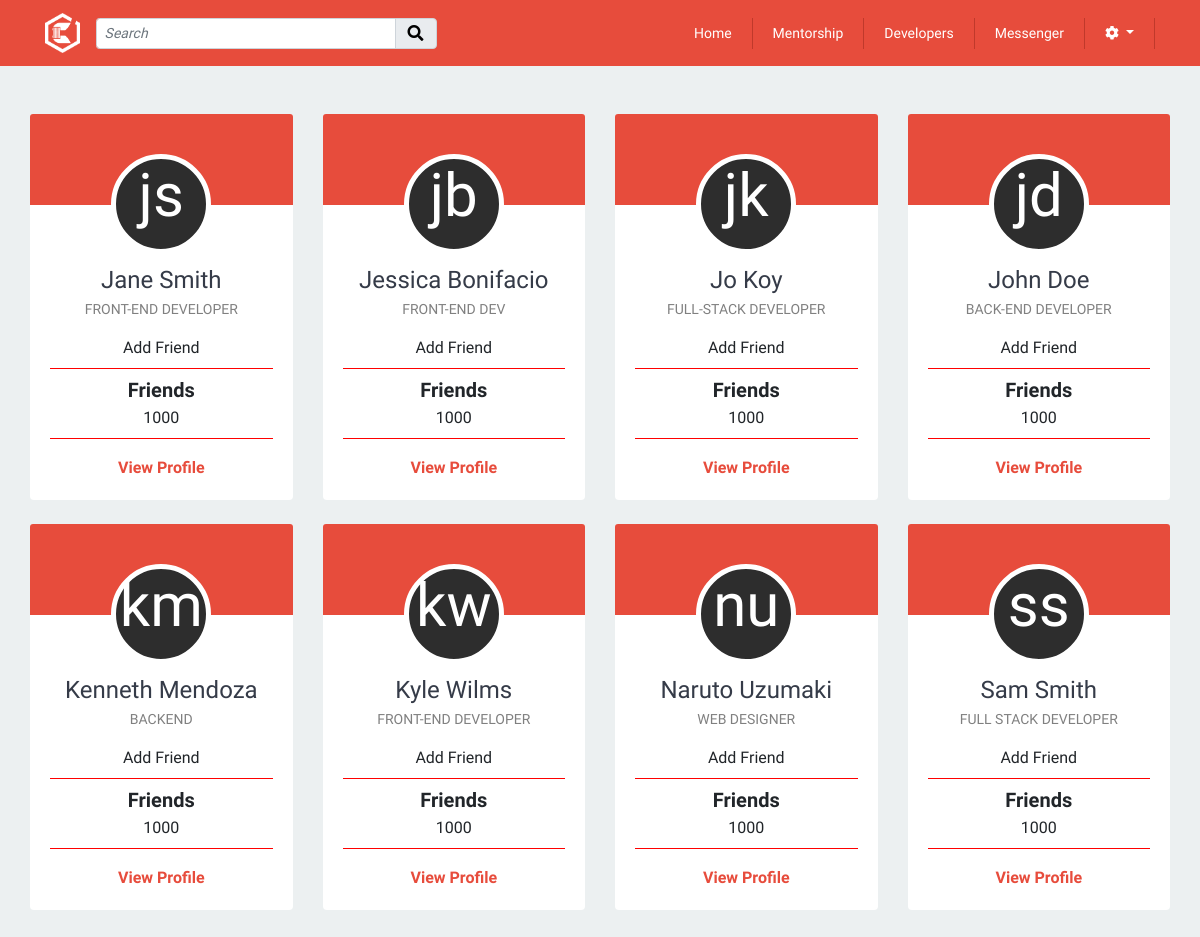
/includes/developers/developers.php, run on an earlier commit of the app's database.
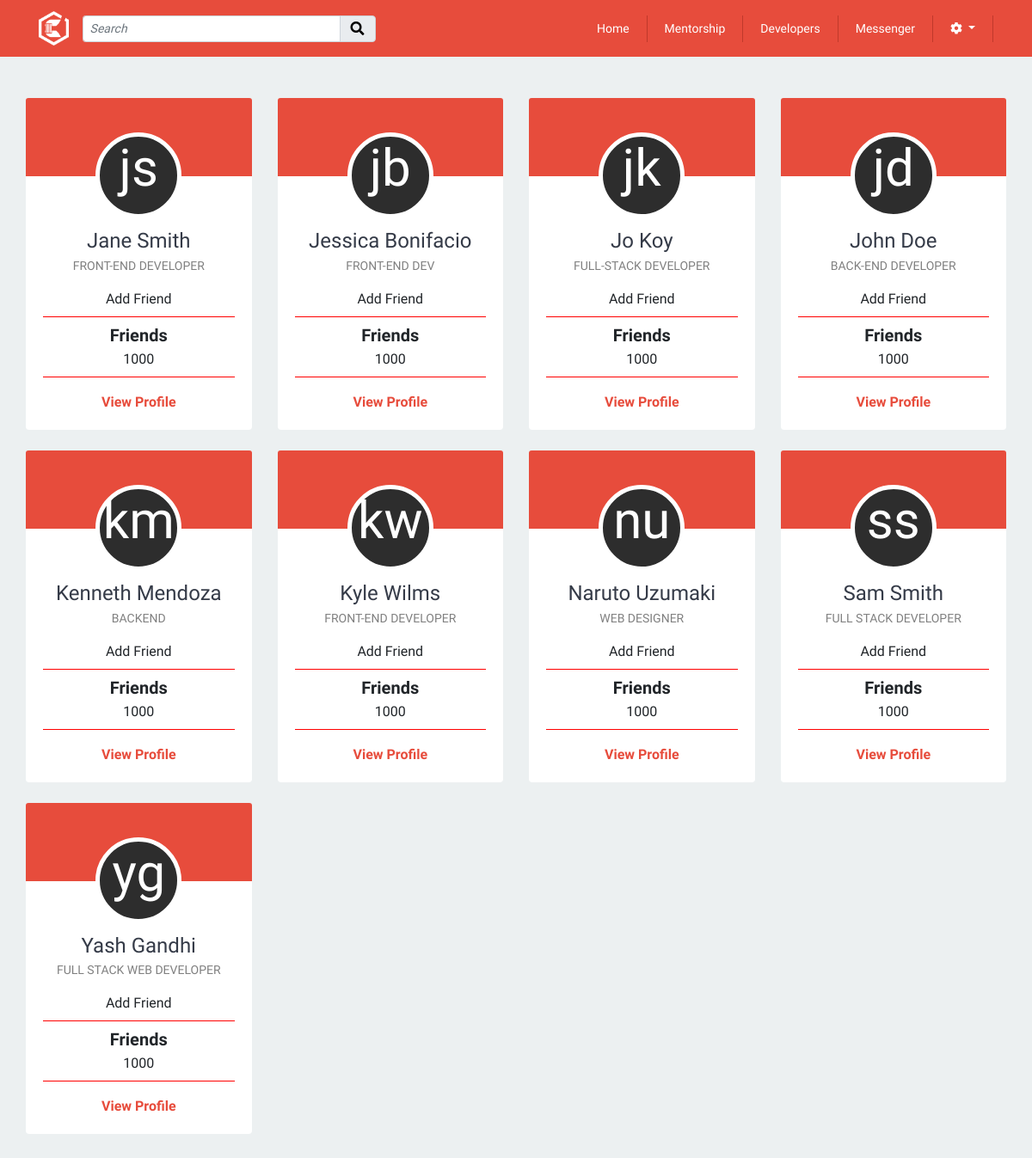
And on a later commit of the database.
### tables this page shows
CREATE TABLE `profiles` (
  `id` int(11) NOT NULL,
  `fname` varchar(255) NOT NULL,
  `lname` varchar(255) NOT NULL,
  `email` varchar(255) NOT NULL,
  `contact` varchar(255) NOT NULL,
  `image` longtext,
  `location` varchar(255) DEFAULT NULL,
  `position` varchar(255) DEFAULT NULL,
  `portfolio_url` varchar(255) DEFAULT NULL,
  `mentorship_status` tinyint(1) DEFAULT NULL,
  `user_id` int(11) NOT NULL
);

### models/profile/user-profile.php (called while the page is built, shortened)
<?php
class Profile
{
	public function getAllProfile($db){
		$query = "SELECT * FROM profiles ORDER BY fname Asc";
		$pdost = $db->prepare($query);
		$pdost->execute();
		$profile = $pdost->fetchAll(PDO::FETCH_OBJ);
		return $profile;
	}
}

### includes/developers/list-developers.php (the view, shortened to what this page needs)
<?php
foreach($list as $profile) {
	$fName = $profile->fname;
	$lName = $profile->lname;
	$firstChar = mb_substr($fName, 0, 1, "UTF-8");
	$secChar = mb_substr($lName, 0, 1, "UTF-8");
    echo
    '<div class="col-md-3 mt-4">
        <div class="card text-center">
            <div class="card-header main-left-sidebar-header">
                <div class="dev-profile-contatiner" style="margin:0 auto;top:30px;">
                    <div class="profile-avatar-circle">
                        <span class="profile-initials">'.$firstChar.$secChar.'</span>
                    </div>
                </div>
            </div>
            <div class="card-body text-center">
                <a href="../developers/profile.php?id='.$profile->id.'"><h4>'.ucfirst($fName). ' '. ucfirst($lName).'</h4></a>
                <p class="mt-n1 mb-3 mentor-title">'.$profile->position.'</p>
                <a data-id="'.$profile->id.'" class="add-friend">Add Friend</a>
                <hr>
                <h6 class="mentor-num mb-1">Friends</h6>
                <span>1000</span>
                <hr>
                <p class="mt-3"><a href="../developers/profile.php?id='.$profile->id.'" class="mentor-profile">View Profile</a></p>
            </div>
        </div>
    </div>
    ';
}

What changed in the data, as far as the page shows it:
added profiles: fname "y", lname "g", fname "Yash", lname "Gandhi", position "FULL STACK WEB DEVELOPER"
